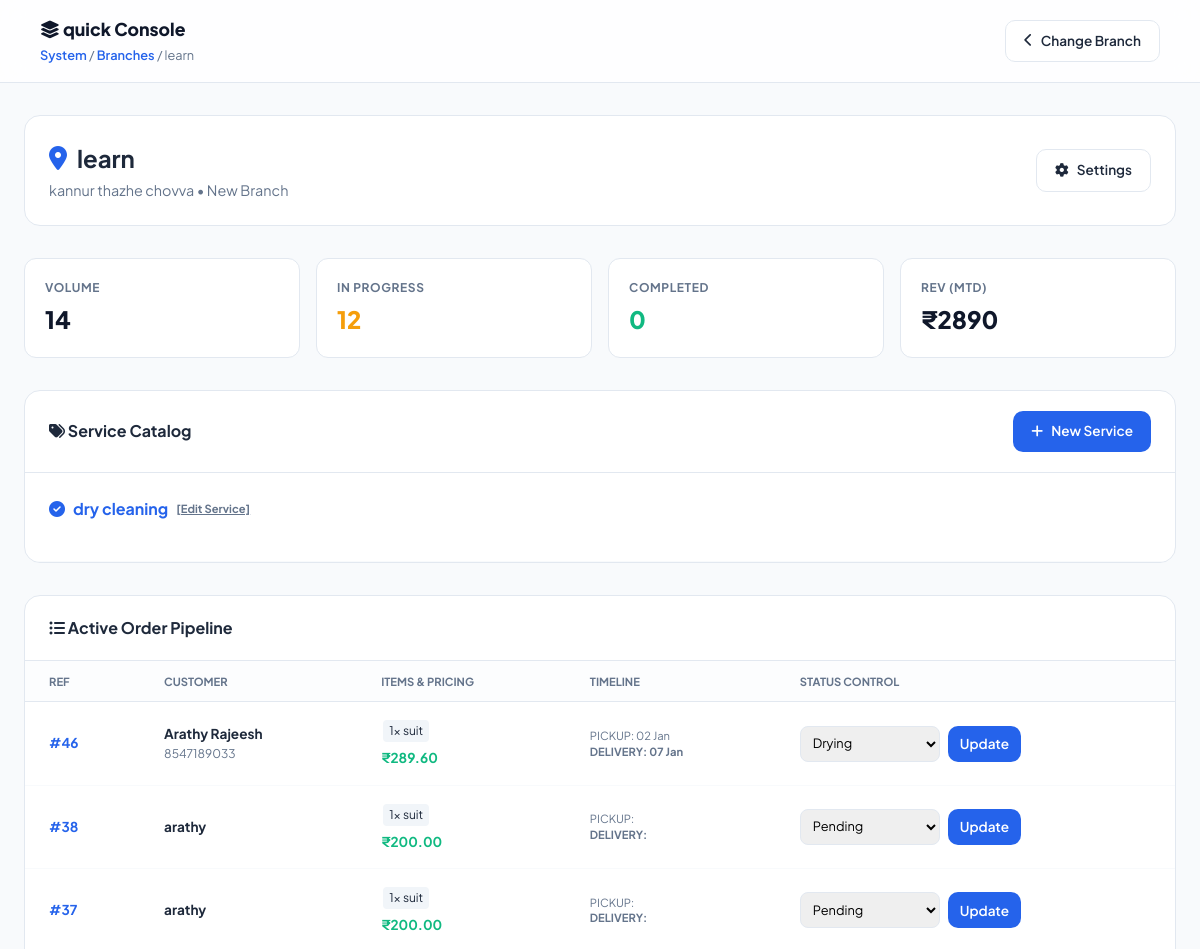
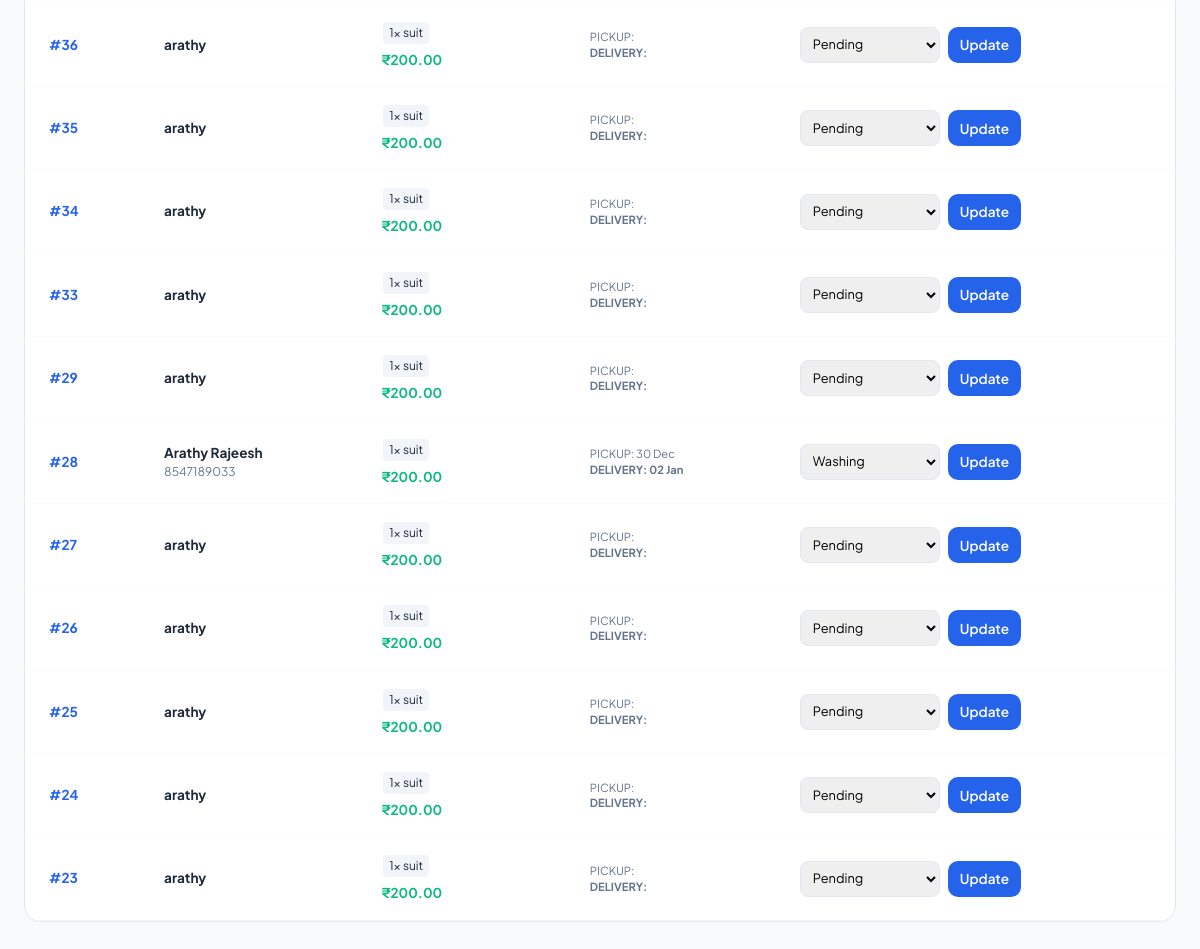
/shop/branch/6/orders/ (signed in), run on an earlier commit of the app's database (2 pictures, top to bottom).
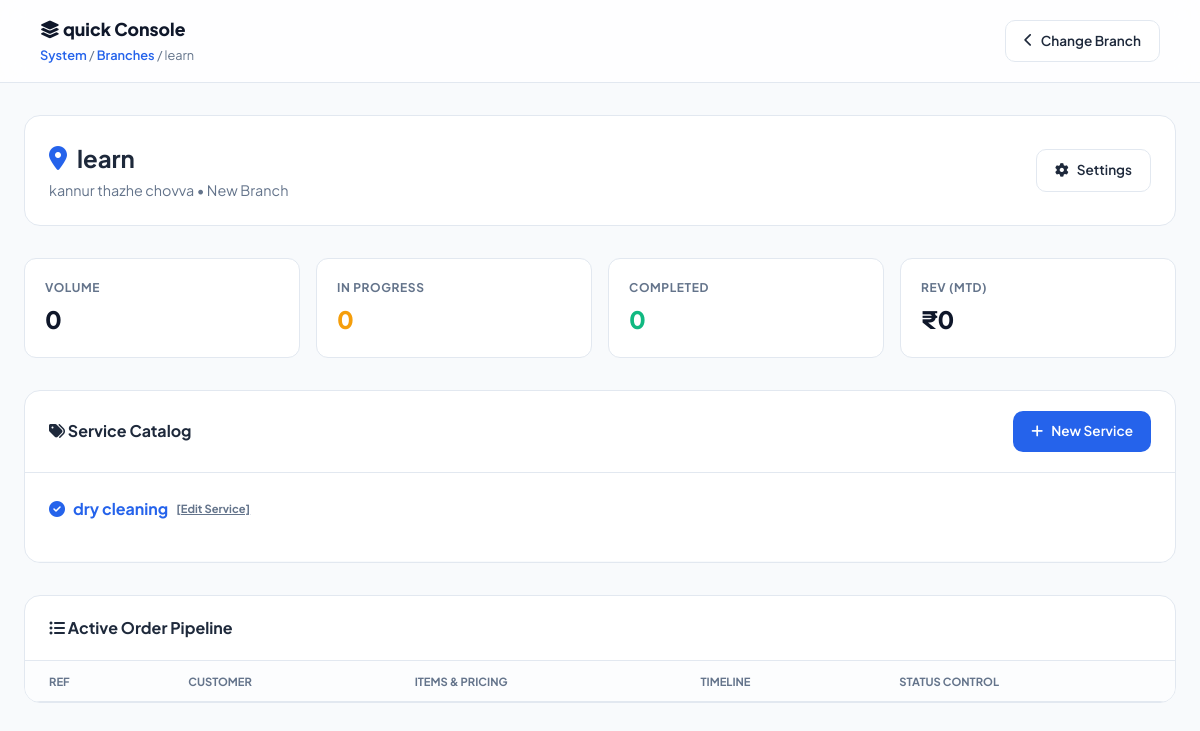
And on a later commit of the database.
### shop/models.py (models this page shows, shortened)
class Service(models.Model):
    branch = models.ForeignKey(Branch, on_delete=models.CASCADE, related_name='services')
    name = models.CharField(max_length=100)
    price = models.DecimalField(max_digits=10, decimal_places=2, blank=True, null=True)
    cloths = models.ManyToManyField('Cloth', blank=True, related_name='services')
    created_at = models.DateTimeField(default=timezone.now)
    class Meta:
        unique_together = ('branch', 'name')

class Order(models.Model):
    STATUS_CHOICES = [
        ('Pending', 'Pending'),
        ('Pickup', 'Pickup'),
        ('Washing', 'Washing'),
        ('Drying', 'Drying'),
        ('Ironing', 'Ironing'),
        ('Ready', 'Ready for Pickup'),
        ('Completed', 'Completed'),
    ]
    PAYMENT_CHOICES = [
        ('Pending', 'Pending'),
        ('Completed', 'Completed'),
    ]
    user = models.ForeignKey(User, on_delete=models.CASCADE)
    shop = models.ForeignKey(LaundryShop, on_delete=models.CASCADE)
    branch = models.ForeignKey(Branch, on_delete=models.CASCADE, blank=True, null=True)
    base_amount = models.DecimalField(max_digits=10, decimal_places=2, default=0)
    platform_fee = models.DecimalField(max_digits=10, decimal_places=2, default=0)
    delivery_fee = models.DecimalField(max_digits=10, decimal_places=2, default=0)
    gst_amount = models.DecimalField(max_digits=10, decimal_places=2, default=0)
    amount = models.DecimalField(
        max_digits=10,
        decimal_places=2,
        help_text="Final payable amount (base + fees + GST)"
    )
    cloth_status = models.CharField(
        max_length=20,
        choices=STATUS_CHOICES,
        default='Pending'
    )
    payment_status = models.CharField(
        max_length=20,
        choices=PAYMENT_CHOICES,
        default='Pending'
    )
    pickup_date = models.DateTimeField(blank=True, null=True)
    delivery_date = models.DateTimeField(blank=True, null=True)
    delivery_name = models.CharField(max_length=100, blank=True)
    delivery_address = models.TextField(blank=True)
    delivery_phone = models.CharField(max_length=15, blank=True)
    special_instructions = models.TextField(blank=True)
    created_at = models.DateTimeField(default=timezone.now)
    delay_notified = models.BooleanField(default=False)
    thank_you_sent = models.BooleanField(default=False)
    razorpay_payment_id = models.CharField(max_length=100, blank=True, null=True)
    razorpay_order_id = models.CharField(max_length=100, blank=True, null=True)

class Cloth(models.Model):
    name = models.CharField(max_length=100, unique=True)
    created_at = models.DateTimeField(default=timezone.now)

### shop/views.py (the view)
# urls.py: path("shop/branch/<int:branch_id>/orders/", views.branch_orders, name="branch_orders"),
@shop_login_required
def branch_orders(request, branch_id):
    shop_id = request.session.get('shop_id')
    shop = get_object_or_404(LaundryShop, id=shop_id)
    branch = get_object_or_404(Branch, id=branch_id, shop=shop)
    branch_orders = Order.objects.filter(branch=branch).order_by('-created_at')
    total_orders = branch_orders.count()
    pending_orders = branch_orders.filter(cloth_status="Pending").count()
    washing_orders = branch_orders.filter(cloth_status="Washing").count()
    drying_orders = branch_orders.filter(cloth_status="Drying").count()
    ironing_orders = branch_orders.filter(cloth_status="Ironing").count()
    ready_orders = branch_orders.filter(cloth_status="Ready").count()
    completed_orders = branch_orders.filter(cloth_status="Completed").count()
    total_revenue = branch_orders.aggregate(total=Sum('amount'))['total'] or 0
    today_revenue = branch_orders.filter(
        created_at__date=datetime.now().date()
    ).aggregate(total=Sum('amount'))['total'] or 0
    recent_orders = branch_orders.select_related('user').prefetch_related('order_items__service__cloth_prices', 'order_items__cloth')[:20]  # Show more orders on branch page
    services = branch.services.prefetch_related('cloths', 'cloth_prices').all()
    for service in services:
        cloth_prices_dict = {}
        for cloth_price in service.cloth_prices.all():
            cloth_prices_dict[cloth_price.cloth.id] = cloth_price.price
        for cloth in service.cloths.all():
            cloth.price = cloth_prices_dict.get(cloth.id)
    for order in recent_orders:
        order.cloth_pricing_details = []
        for item in order.order_items.all():
            cloth_price_obj = ServiceClothPrice.objects.filter(service=item.service, cloth=item.cloth).first()
            cloth_price = cloth_price_obj.price if cloth_price_obj else 0
            order.cloth_pricing_details.append({
                'service_name': item.service.name,
                'cloth_name': item.cloth.name,
                'quantity': item.quantity,
                'unit_price': cloth_price,
                'total_price': cloth_price * item.quantity
            })
    context = {
        'shop': shop,
        'branch': branch,
        'total_orders': total_orders,
        'pending_orders': pending_orders,
        'washing_orders': washing_orders,
        'drying_orders': drying_orders,
        'ironing_orders': ironing_orders,
        'ready_orders': ready_orders,
        'completed_orders': completed_orders,
        'total_revenue': total_revenue,
        'today_revenue': today_revenue,
        'recent_orders': recent_orders,
        'services': services,
    }
    return render(request, 'branch_orders.html', context)

### shop/views.py (called while the page is built)
def is_shop_logged_in(request):
    return 'shop_id' in request.session

def shop_login_required(view_func):
    from functools import wraps
    @wraps(view_func)
    def wrapper(request, *args, **kwargs):
        if not is_shop_logged_in(request):
            messages.error(request, "Please login to access this page")
            return redirect("shop_login")
        return view_func(request, *args, **kwargs)
    return wrapper

### shop/templates/branch_orders.html (shortened to what the changed rows need)
{% load static %}
<!DOCTYPE html>
<html lang="en">
<head>
    <link rel="stylesheet" href="https://cdnjs.cloudflare.com/ajax/libs/font-awesome/6.5.1/css/all.min.css">
</head>
<body>
    <header class="top-navbar">
        <div class="brand-area">
            <h1><i class="fas fa-layer-group"></i> {{ shop.name }} Console</h1>
        </div>
    </header>
    <div class="content-wrap">
        <section class="branch-hero">
            <div class="hero-title">
                <h2><i class="fas fa-map-marker-alt" style="color: var(--brand-accent);"></i> {{ branch.name }}</h2>
            </div>
        </section>
        <div class="stats-grid">
            <div class="stat-card">
                <div class="stat-card-label">Volume</div>
                <div class="stat-card-val">{{ total_orders }}</div>
            </div>
            <div class="stat-card">
                <div class="stat-card-label">In Progress</div>
                <div class="stat-card-val" style="color: var(--warning);">{{ pending_orders }}</div>
            </div>
            <div class="stat-card">
                <div class="stat-card-label">Rev (MTD)</div>
                <div class="stat-card-val">₹{{ total_revenue|floatformat:0 }}</div>
            </div>
        </div>
        <div class="dashboard-card">
            {% for service in branch.services.all %}
            <div class="service-group">
                <div class="service-title">
                    <i class="fas fa-check-circle"></i> {{ service.name }}
                    <a href="{% url 'edit_service' service.id %}" style="font-size: 0.7rem; color: var(--text-muted);">[Edit Service]</a>
                </div>
            </div>
            {% endfor %}
        </div>
        <div class="dashboard-card">
            <div class="table-wrap">
                <table class="pro-table">
                    <thead>
                        <tr>
                            <th>Ref</th>
                            <th>Customer</th>
                            <th>Items & Pricing</th>
                            <th>Timeline</th>
                            <th>Status Control</th>
                        </tr>
                    </thead>
                    <tbody>
                        {% for order in recent_orders %}
                        <tr>
                            <td style="font-weight: 700; color: var(--brand-accent);">#{{ order.id }}</td>
                            <td>
                                <div style="font-weight: 700;">{{ order.delivery_name|default:order.user.username }}</div>
                                <div style="font-size: 0.75rem; color: var(--text-muted);">{{ order.delivery_phone }}</div>
                            </td>
                            <td>
                                <div style="max-width: 250px;">
                                    {% for detail in order.cloth_pricing_details %}
                                        <div style="font-size: 0.75rem; background: #f1f5f9; padding: 2px 6px; border-radius: 4px; display: inline-block; margin: 2px;">
                                            {{ detail.quantity }}x {{ detail.cloth_name }}
                                        </div>
                                    {% endfor %}
                                    <div style="margin-top: 4px; font-weight: 700; color: var(--success);">₹{{ order.amount|floatformat:2 }}</div>
                                </div>
                            </td>
                            <td style="line-height: 1.4;">
                                <div style="font-size: 0.7rem; color: var(--text-muted);">PICKUP: {{ order.pickup_date|date:"d M" }}</div>
                                <div style="font-size: 0.7rem; color: var(--text-muted); font-weight: 700;">DELIVERY: {{ order.delivery_date|date:"d M" }}</div>
                            </td>
                            <td>
                                <div style="display: flex; gap: 8px;">
                                    <select class="status-select" id="status-{{ order.id }}">
                                        {% for val, label in order.STATUS_CHOICES %}
                                            <option value="{{ val }}" {% if order.cloth_status == val %}selected{% endif %}>{{ label }}</option>
                                        {% endfor %}
                                    </select>
                                    <button class="btn btn-primary" style="padding: 8px 12px;" onclick="updateOrderStatus({{ order.id }})">Update</button>
                                </div>
                            </td>
                        </tr>
                        {% endfor %}
                    </tbody>
                </table>
            </div>
        </div>
    </div>
</body>
</html>

What changed in the data, as far as the page shows it:
removed Order: id "46", delivery_name "Arathy Rajeesh", delivery_phone "8547189033", quantity "1", amount "289.60", pickup_date "02 Jan", delivery_date "07 Jan", cloth_status+id "Drying"
no longer on this page (row unchanged): Cloth: cloth_name "suit" "suit" "suit" "suit" "suit" "suit" "suit" "suit" "suit" "suit" "suit" "suit" "suit" "suit"
removed Order: id "38", delivery_name "arathy", quantity "1", amount "200.00", cloth_status+id "Pending"
removed Order: id "37", delivery_name "arathy", quantity "1", amount "200.00", cloth_status+id "Pending"
removed Order: id "36", delivery_name "arathy", quantity "1", amount "200.00", cloth_status+id "Pending"
removed Order: id "35", delivery_name "arathy", quantity "1", amount "200.00", cloth_status+id "Pending"
removed Order: id "34", delivery_name "arathy", quantity "1", amount "200.00", cloth_status+id "Pending"
removed Order: id "33", delivery_name "arathy", quantity "1", amount "200.00", cloth_status+id "Pending"
removed Order: id "29", delivery_name "arathy", quantity "1", amount "200.00", cloth_status+id "Pending"
removed Order: id "28", delivery_name "Arathy Rajeesh", delivery_phone "8547189033", quantity "1", amount "200.00", pickup_date "30 Dec", delivery_date "02 Jan", cloth_status+id "Washing"
removed Order: id "27", delivery_name "arathy", quantity "1", amount "200.00", cloth_status+id "Pending"
removed Order: id "26", delivery_name "arathy", quantity "1", amount "200.00", cloth_status+id "Pending"
removed Order: id "25", delivery_name "arathy", quantity "1", amount "200.00", cloth_status+id "Pending"
removed Order: id "24", delivery_name "arathy", quantity "1", amount "200.00", cloth_status+id "Pending"
removed Order: id "23", delivery_name "arathy", quantity "1", amount "200.00", cloth_status+id "Pending"
Also different on the page:
{{ total_orders }}: "14" → "0"
{{ pending_orders }}: "12" → "0"
{{ total_revenue|floatformat:0 }}: "2890" → "0"
